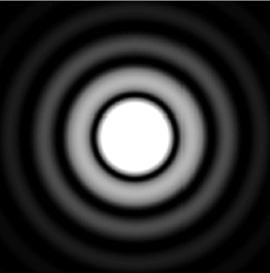
#> input picture diffractionpatternex.jpg, 270 x 273 px
$ python firstCV.py   (Python 2 division)
#> lines starting #> are read from the running program, lines starting #| are printed output that depends on the picture; after the words box and inside, x2 and y2 are one past the last pixel; in counts of white or black regions, pixels touching at a corner belong together
import cv2
import numpy as np
import matplotlib.pyplot as plt

img = cv2.imread('diffractionpatternex.jpg', cv2.IMREAD_GRAYSCALE) #GRAYSCALE grayscales the image
#> img is the input picture: shape (273, 270); min 0, max 255, mean 48.8
#Other options for IMREAD_GRAYSCALE (0) are IMREAD_COLOR (1) and IMREAD_UNCHANGED (-1)
print(img.shape)
#| (273, 270)
dimentions = img.shape
#> dimentions = (273, 270)

print(int(img[0, 0]))
#| 118
middleIntensities = []
for x in img[136]:
    middleIntensities.append(int(img[dimentions[0]/2][x]))
#> this loop made 270 passes
#> x on passes 1 to 3: 10, 12, 16
#> after the loop, middleIntensities = 270 values, max 255 at index 68, min 0 at index 4, mean 61.12
print(middleIntensities)
#> (printed output is left out)
cv2.line(img, (0, dimentions[0]/2), (dimentions[1], dimentions[0]/2), (0, 0, 0), 3)
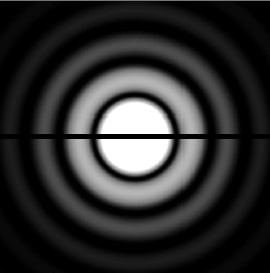
#> img: shape (273, 270); 1.71% of pixels changed, all inside (x1, y1, x2, y2) = (0, 134, 270, 139)
plt.plot(middleIntensities)
plt.ylabel("intensity")
cv2.imshow('image', img)
plt.show()
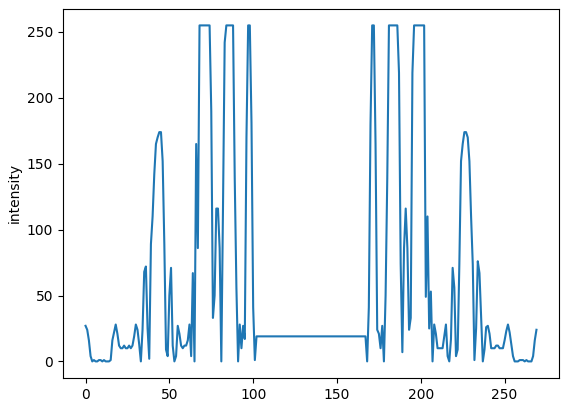
#> figure drawn by matplotlib, 1 panel; curve peaks at x = 68, y = 255
cv2.waitKey(0)
cv2.destroyAllWindows()
